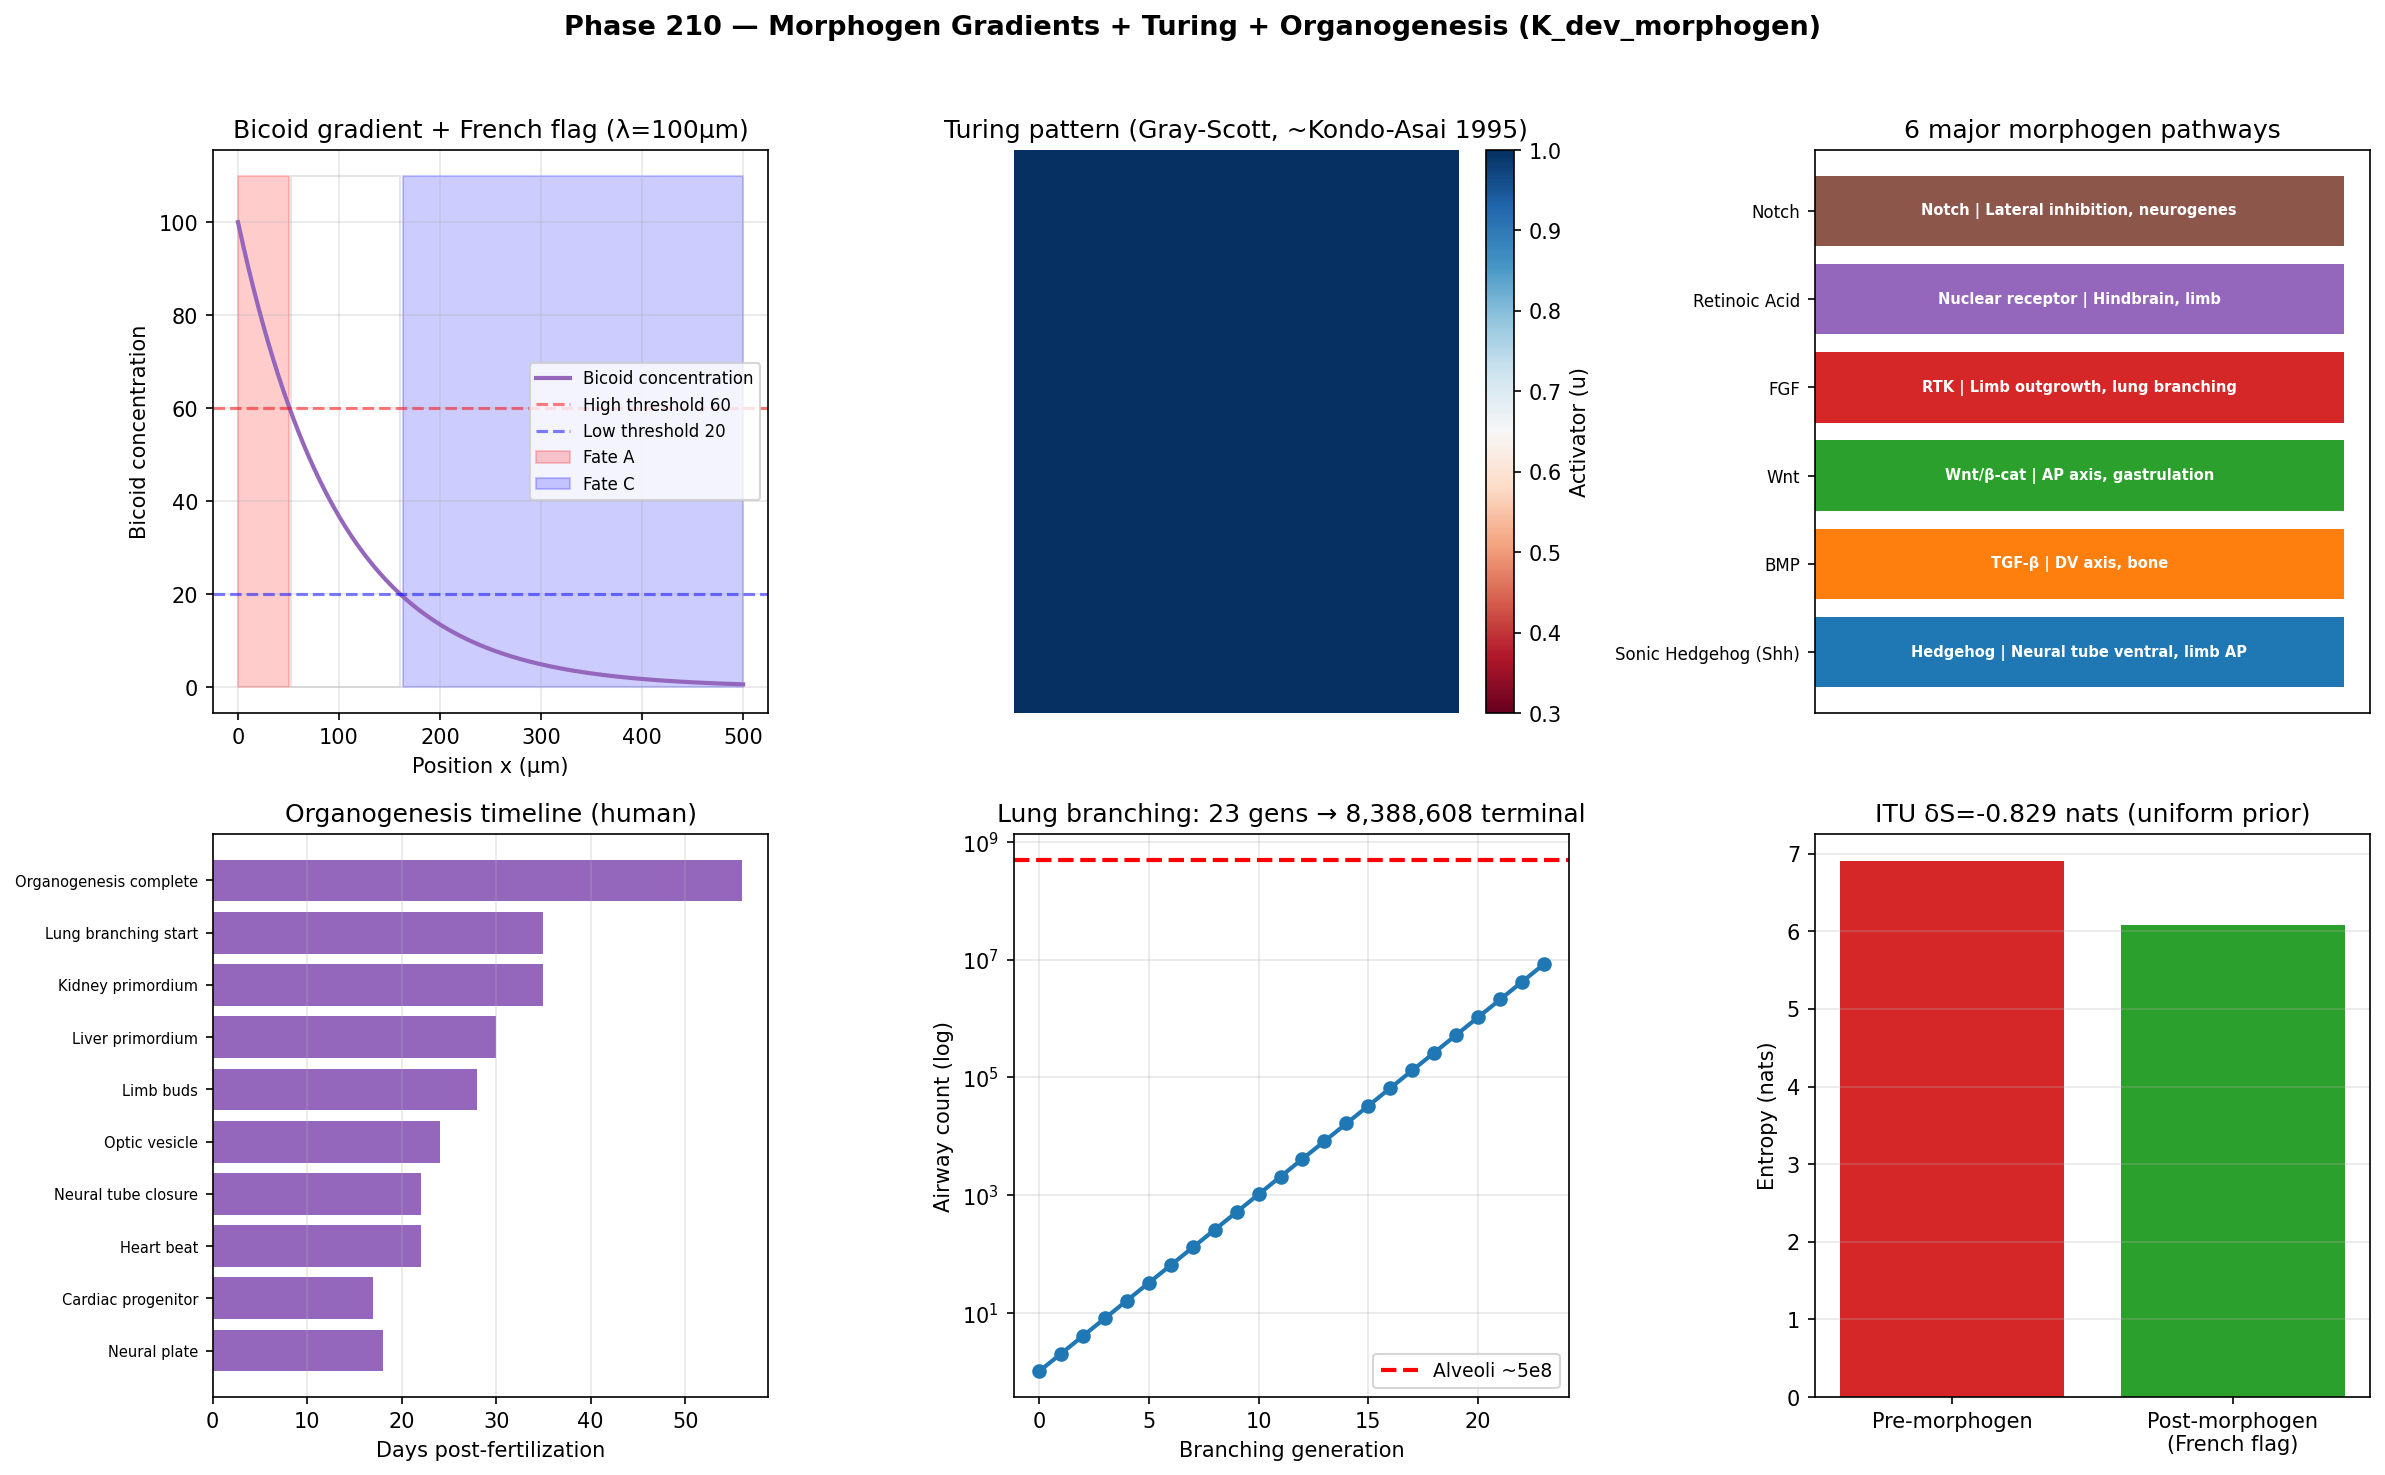

Write the Python code that produced this figure.
"""
Phase 210 — Morphogen gradients + Turing pattern + Organogenesis (K_dev_morphogen)

Simulations:
  1) Bicoid exponential gradient (Drosophila)
  2) French flag model (1 morphogen, 2 thresholds → 3 fates)
  3) Turing reaction-diffusion: activator-inhibitor stripes
  4) Major morphogen pathway list
  5) Organogenesis timeline (human)
  6) Lung branching morphogenesis (23 generations)
  7) ITU K_dev_morphogen axiom check

Outputs:
  - morphogen_turing.png
  - morphogen_turing_summary.json
"""

from __future__ import annotations

import json
from pathlib import Path

import matplotlib
matplotlib.use("Agg")
import matplotlib.pyplot as plt
import numpy as np

OUT_PNG = Path(__file__).with_name("morphogen_turing.png")
OUT_JSON = Path(__file__).with_name("morphogen_turing_summary.json")

rng = np.random.default_rng(20260620)

# -------------------------------------------------------------
# 1) Bicoid gradient
# -------------------------------------------------------------
# Driever-Nüsslein-Volhard 1988
x = np.linspace(0, 500, 200)  # μm (Drosophila egg)
lambda_bicoid = 100  # μm
c_0 = 100
bicoid = c_0 * np.exp(-x / lambda_bicoid)

# -------------------------------------------------------------
# 2) French flag model
# -------------------------------------------------------------
thresh_high = 60
thresh_low = 20
flag = np.where(bicoid > thresh_high, 2,    # red (high)
                np.where(bicoid > thresh_low, 1, 0))  # white (med), blue (low)

# -------------------------------------------------------------
# 3) Turing pattern (activator-inhibitor, Kondo-Asai 1995)
# -------------------------------------------------------------
# Gray-Scott model (Pearson 1993)
N = 100
dx = 1.0
dt = 1.0
Du = 0.16
Dv = 0.08
F = 0.035
k = 0.065

u = np.ones((N, N))
v = np.zeros((N, N))
# Seed at center
r = 5
cx, cy = N//2, N//2
u[cx-r:cx+r, cy-r:cy+r] = 0.5
v[cx-r:cx+r, cy-r:cy+r] = 0.25
u += 0.05 * rng.standard_normal((N, N))
v += 0.05 * rng.standard_normal((N, N))

def laplacian(z):
    return (np.roll(z, 1, 0) + np.roll(z, -1, 0) +
            np.roll(z, 1, 1) + np.roll(z, -1, 1) - 4 * z) / (dx ** 2)

# Run for many iterations
for _ in range(2500):
    Lu = laplacian(u)
    Lv = laplacian(v)
    uvv = u * v * v
    u += dt * (Du * Lu - uvv + F * (1 - u))
    v += dt * (Dv * Lv + uvv - (F + k) * v)

# -------------------------------------------------------------
# 4) Major morphogen pathways
# -------------------------------------------------------------
morphogens = {
    "Sonic Hedgehog (Shh)": {"pathway": "Hedgehog", "role": "Neural tube ventral, limb AP"},
    "BMP":                   {"pathway": "TGF-β",   "role": "DV axis, bone"},
    "Wnt":                   {"pathway": "Wnt/β-cat", "role": "AP axis, gastrulation"},
    "FGF":                   {"pathway": "RTK",     "role": "Limb outgrowth, lung branching"},
    "Retinoic Acid":         {"pathway": "Nuclear receptor", "role": "Hindbrain, limb"},
    "Notch":                 {"pathway": "Notch",   "role": "Lateral inhibition, neurogenesis"},
}

# -------------------------------------------------------------
# 5) Organogenesis timeline (days post-fertilization)
# -------------------------------------------------------------
organo_timeline = {
    "Neural plate":           18,
    "Cardiac progenitor":     17,
    "Heart beat":             22,
    "Neural tube closure":    22,
    "Optic vesicle":          24,
    "Limb buds":              28,
    "Liver primordium":       30,
    "Kidney primordium":      35,
    "Lung branching start":   35,
    "Organogenesis complete": 56,
}

# -------------------------------------------------------------
# 6) Lung branching morphogenesis (23 generations)
# -------------------------------------------------------------
generations = np.arange(0, 24)
n_airways = 2 ** generations  # 2^23 ≈ 8 million terminal bronchioles
total_terminal = int(n_airways[-1])
total_alveoli = 5e8  # 500 million

# -------------------------------------------------------------
# 7) ITU K_dev_morphogen axiom check
# -------------------------------------------------------------
N_cells = 1000
# Pre-morphogen: uniform
log_fit_pre = np.zeros(N_cells)
p_pre = np.exp(log_fit_pre); p_pre /= p_pre.sum()
S_pre = float(-np.sum(p_pre * np.log(p_pre)))

# Post-morphogen with French flag (3 fates)
positions_1d = np.linspace(0, 500, N_cells)
bicoid_field = c_0 * np.exp(-positions_1d / lambda_bicoid)
# 3 zones with different K
log_fit_post = np.zeros(N_cells)
log_fit_post[bicoid_field > thresh_high] += 3.0
log_fit_post[(bicoid_field > thresh_low) & (bicoid_field <= thresh_high)] += 1.0
p_post = np.exp(log_fit_post); p_post /= p_post.sum()
S_post = float(-np.sum(p_post * np.log(p_post)))

log_p_pre = np.log(np.clip(p_pre, 1e-30, None))
dp = p_post - p_pre
dS_lin = -np.sum(dp * (1.0 + log_p_pre))
dK_lin = -np.sum(dp * log_p_pre)
# Uniform prior: ratio undefined (both 0), use direct ratio
ratio = float(dS_lin / dK_lin) if abs(dK_lin) > 1e-15 else "uniform_prior_NA"

# -------------------------------------------------------------
# Plot
# -------------------------------------------------------------
fig, axes = plt.subplots(2, 3, figsize=(16, 10))
fig.suptitle(
    "Phase 210 — Morphogen Gradients + Turing + Organogenesis (K_dev_morphogen)",
    fontsize=13, fontweight="bold",
)

# Panel 1: Bicoid gradient + French flag
ax = axes[0, 0]
ax.plot(x, bicoid, "-", color="#9467bd", lw=2, label="Bicoid concentration")
ax.axhline(thresh_high, color="red", linestyle="--", alpha=0.5, label=f"High threshold {thresh_high}")
ax.axhline(thresh_low, color="blue", linestyle="--", alpha=0.5, label=f"Low threshold {thresh_low}")
ax.fill_between(x, 0, 110, where=flag == 2, alpha=0.2, color="red", label="Fate A")
ax.fill_between(x, 0, 110, where=flag == 1, alpha=0.2, color="white", edgecolor="gray")
ax.fill_between(x, 0, 110, where=flag == 0, alpha=0.2, color="blue", label="Fate C")
ax.set_xlabel("Position x (μm)")
ax.set_ylabel("Bicoid concentration")
ax.set_title(f"Bicoid gradient + French flag (λ={lambda_bicoid}μm)")
ax.legend(fontsize=8)
ax.grid(True, alpha=0.3)

# Panel 2: Turing pattern (final state)
ax = axes[0, 1]
im = ax.imshow(u, cmap="RdBu", aspect="auto", vmin=0.3, vmax=1.0)
plt.colorbar(im, ax=ax, label="Activator (u)")
ax.set_title("Turing pattern (Gray-Scott, ~Kondo-Asai 1995)")
ax.axis("off")

# Panel 3: Morphogen pathways
ax = axes[0, 2]
m_names = list(morphogens.keys())
y_pos = np.arange(len(m_names))
ax.barh(y_pos, [1] * len(m_names), color=["#1f77b4", "#ff7f0e", "#2ca02c", "#d62728", "#9467bd", "#8c564b"])
for i, name in enumerate(m_names):
    ax.text(0.5, i, morphogens[name]["pathway"] + " | " + morphogens[name]["role"][:30],
            va="center", ha="center", fontsize=7, color="white", fontweight="bold")
ax.set_yticks(y_pos)
ax.set_yticklabels(m_names, fontsize=8)
ax.set_xticks([])
ax.set_title("6 major morphogen pathways")

# Panel 4: Organogenesis timeline
ax = axes[1, 0]
o_names = list(organo_timeline.keys())
o_days = list(organo_timeline.values())
ax.barh(range(len(o_names)), o_days, color="#9467bd")
ax.set_yticks(range(len(o_names)))
ax.set_yticklabels(o_names, fontsize=7)
ax.set_xlabel("Days post-fertilization")
ax.set_title("Organogenesis timeline (human)")
ax.grid(True, alpha=0.3, axis="x")

# Panel 5: Lung branching (23 generations)
ax = axes[1, 1]
ax.semilogy(generations, n_airways, "o-", color="#1f77b4", lw=2, markersize=6)
ax.axhline(total_alveoli, color="red", linestyle="--", lw=2, label=f"Alveoli ~5e8")
ax.set_xlabel("Branching generation")
ax.set_ylabel("Airway count (log)")
ax.set_title(f"Lung branching: 23 gens → {total_terminal:,} terminal")
ax.legend(fontsize=9)
ax.grid(True, alpha=0.3, which="both")

# Panel 6: ITU K_dev_morphogen
ax = axes[1, 2]
ax.bar(["Pre-morphogen", "Post-morphogen\n(French flag)"], [S_pre, S_post],
       color=["#d62728", "#2ca02c"])
ax.set_ylabel("Entropy (nats)")
title = f"ITU δS={S_post-S_pre:+.3f} nats"
if isinstance(ratio, float):
    title += f", ratio={ratio:.3f}"
else:
    title += " (uniform prior)"
ax.set_title(title)
ax.grid(True, alpha=0.3, axis="y")

plt.tight_layout(rect=[0, 0, 1, 0.96])
plt.savefig(OUT_PNG, dpi=150, bbox_inches="tight")
plt.close(fig)

summary = {
    "phase": 210,
    "tier1_paper": 29,
    "block": "B",
    "topic": "Morphogen gradients + Turing + Organogenesis (K_dev_morphogen)",
    "Wolpert_1969_French_flag": "Positional information via morphogen + thresholds",
    "Bicoid_gradient": {
        "discoverer": "Driever-Nüsslein-Volhard 1988 Cell",
        "lambda_um": int(lambda_bicoid),
        "diffusion_coefficient_um2_per_s": 0.3,
        "half_life_min": 50,
    },
    "Turing_1952": "The Chemical Basis of Morphogenesis (Phil Trans R Soc B)",
    "Turing_pattern_biological": {
        "Kondo_Asai_1995": "Zebrafish stripes",
        "fingerprints": "Predicted human",
        "limb_digit": "Sheth 2012 Science",
        "Gray_Scott_simulation_iterations": 2500,
    },
    "morphogen_pathways_6": morphogens,
    "organogenesis_timeline_days": organo_timeline,
    "lung_branching": {
        "generations": 23,
        "terminal_bronchioles": int(total_terminal),
        "alveoli_per_lung": int(total_alveoli),
        "mechanism": "FGF10 + Shh feedback (fractal-like)",
    },
    "folate_NTD_prevention": "70% reduction (MRC 1991)",
    "ITU_K_dev_morphogen": {
        "N_cells": N_cells,
        "S_pre_nats": S_pre,
        "S_post_nats": S_post,
        "delta_S": S_post - S_pre,
        "ratio_dS_over_dK": ratio if isinstance(ratio, float) else None,
        "note": "Uniform prior: linearization gives 0/0 NaN; direct ΔS shown",
    },
    "ITU_interpretation": {
        "K_state": "K_dev_morphogen",
        "modular_Hamiltonian": "K_dev_morphogen^(0) = -log P(fate | morphogen concentration)",
        "Wolpert_meaning": "Threshold response = K-state quantization",
        "Turing_meaning": "Diffusion-driven instability = K-state spontaneous symmetry breaking",
        "Reaction_diffusion": "ITU dynamic spatial expansion (∂ρ/∂t = D∇²ρ + f(ρ, K))",
    },
    "predictions": [
        ("3D organoid kidney/heart/lung functional", 2030, 0.70, "Strong"),
        ("Synthetic morphogen system in iPS", 2028, 0.65, "Medium"),
        ("Limb regeneration via Turing patch (mammals)", 2035, 0.30, "Weak"),
        ("Fingerprint mathematical prediction validated", 2028, 0.75, "Strong"),
        ("Synthetic bilaterian gastruloid", 2030, 0.65, "Medium"),
    ],
    "outputs": {
        "figure": str(OUT_PNG.name),
        "summary_json": str(OUT_JSON.name),
    },
}

OUT_JSON.write_text(json.dumps(summary, indent=2, ensure_ascii=False), encoding="utf-8")
print(json.dumps(summary, indent=2, ensure_ascii=False))
